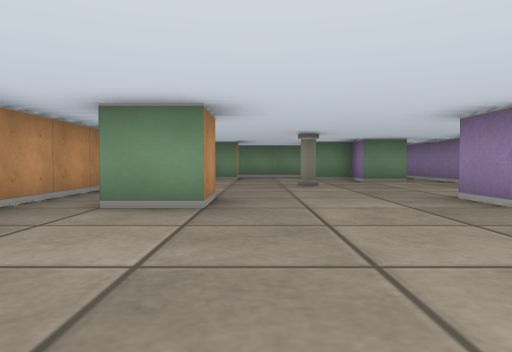
view 1 (above)

16 first-person views from a walk through a cub3D level. The camera is about half as high as the walls, tilts 2° down and sees 70° across. The floor is counted in squares. Each view is taken from the middle of a square. On the plan, view 1 faces up. The plan holds only what a view shows up to about 9 squares ahead; the rest is blank.

view 2
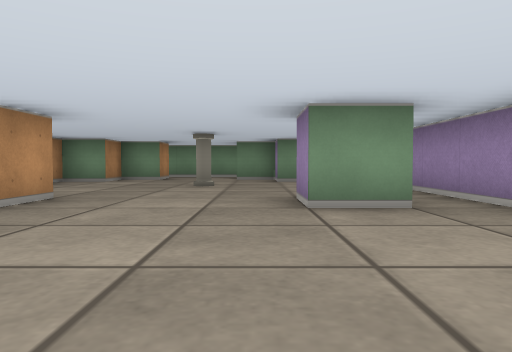

view 3
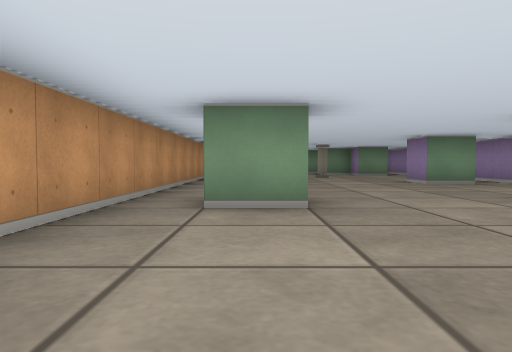

view 4
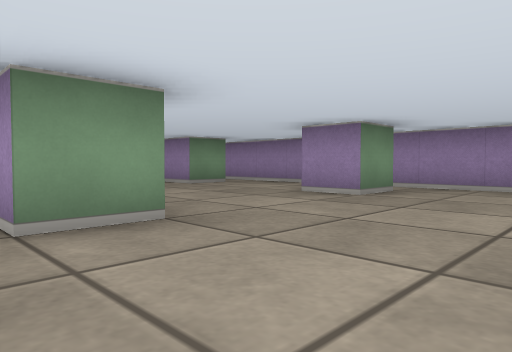

view 5
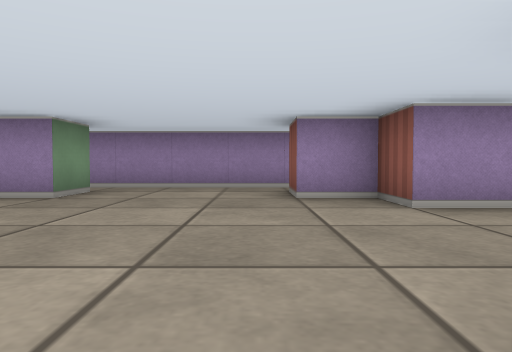

view 6
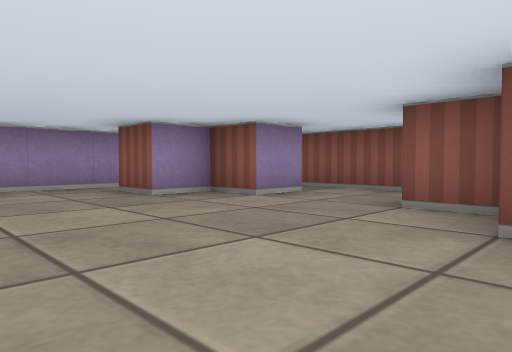

view 7
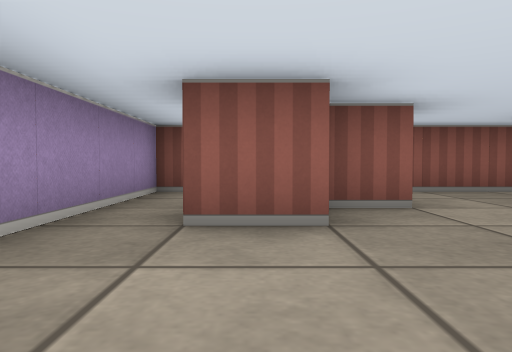

view 8
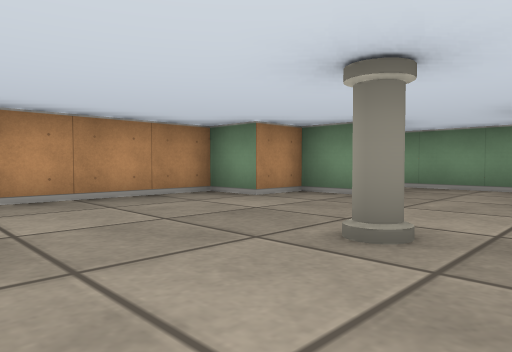

view 9
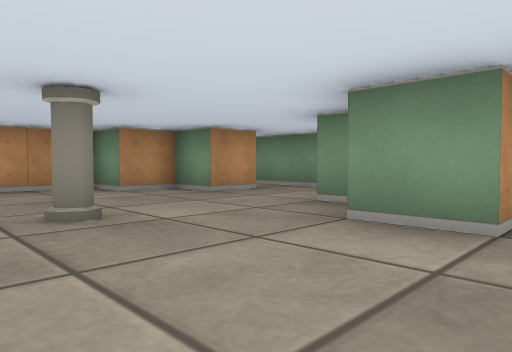

view 10
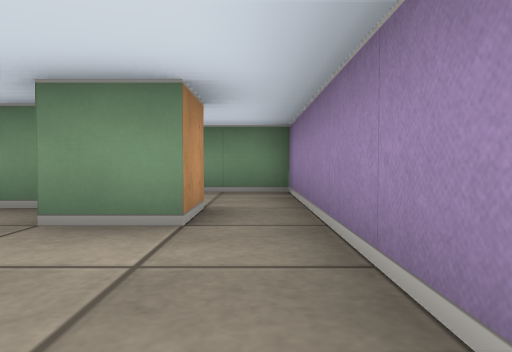

view 11
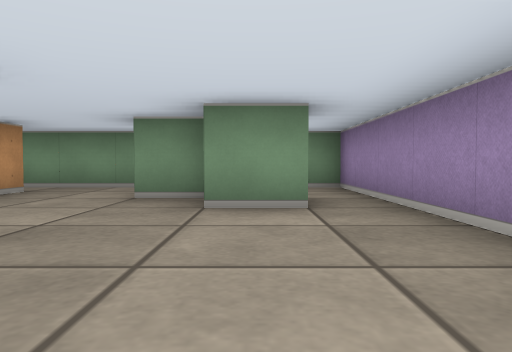

view 12
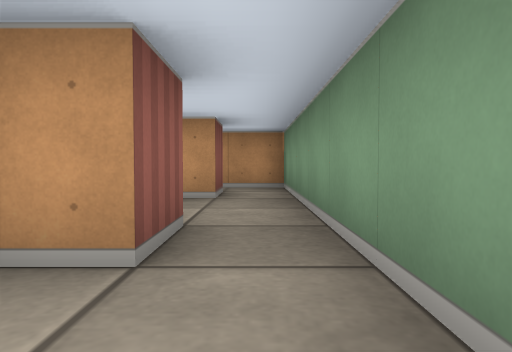

view 13
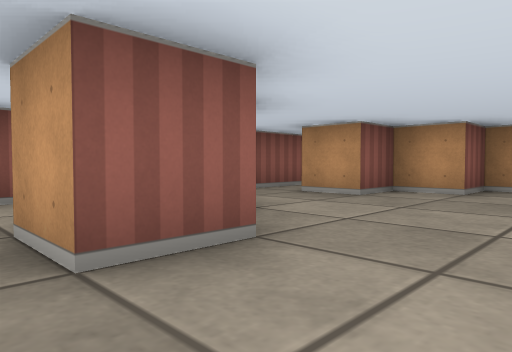

view 14
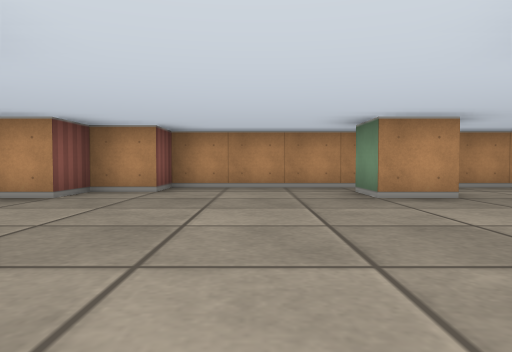

view 15
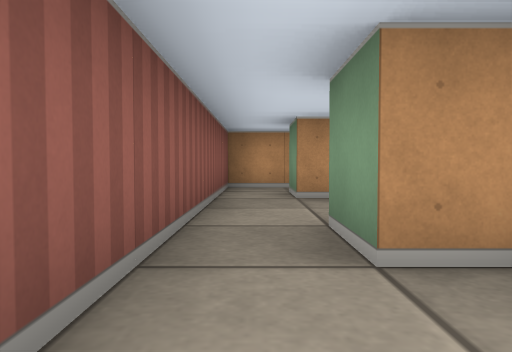

view 16
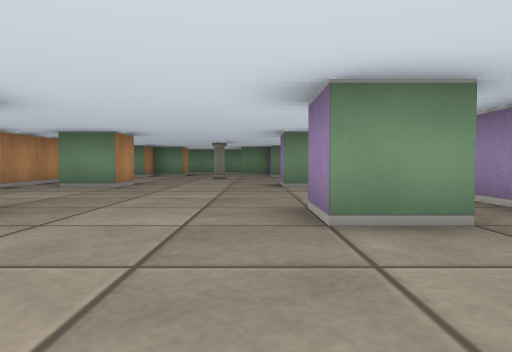

### Floor plan
Points are (right, up) in squares from view 1. A wall is a line through its corners. A room is listed if a view was taken in it or the views show most of it. See-through windows are left out.
Room 1 (views 1, 2, 3, 4, 5, 6, 7, 8, 9, 10, 11, 13, 14, 16)
walls: (-0.5, 0.6) (-0.5, -0.5) (-1.5, -0.5) (-1.5, -0.1); (-0.5, 4.5) (-0.5, 3.5) (-1.5, 3.5); (3.6, 3.5) (2.5, 3.5) (2.5, 4.5); (3.6, -0.5) (2.5, -0.5) (2.5, 0.5); (3.5, 8.5) (2.5, 8.5) (2.5, 9); (4.5, -4.5) (4.5, 8.5); (1.5, -5.5) (1.5, -4.5) (2.5, -4.5) (2.5, -3.5) (3.5, -3.5) (3.5, -4.5); (2.4, 9.5) (1.5, 9.5); (-2.5, -5.4) (-2.5, -6.5) (1.5, -6.5); (-1.5, 10.5) (-0.5, 10.5) (-0.5, 9.5) (-1.5, 9.5) (-1.5, 8.5) (-2.5, 8.5) (-2.5, -3.5) (-1.5, -3.5) (-1.5, -4.5) (-0.5, -4.5) (-0.5, -5.5) (-1.4, -5.5); (1.5, 11.5) (-2.5, 11.5) (-2.5, 10.4)
ways out: opening at (3, 10) to room 2; opening at (3, -5.5) to room 3
objects: pillar (1, 7)
Room 2 (view 12)
walls: (3.5, 9.5) (3.5, 8.5); (1.5, 10.5) (2.5, 10.5) (2.5, 9.9); (4.5, 8.5) (4.5, 11.5) (1.5, 11.5)
ways out: opening at (3, 10) to room 1
Room 3 (view 15)
walls: (2.5, -4.9) (2.5, -5.5) (1.5, -5.5); (1.5, -6.5) (4.5, -6.5) (4.5, -4.5)
ways out: opening at (3, -5.5) to room 1

Where each view was taken, in squares from view 1:
view 1: 0 up, 0 right, facing up
view 2: 0 up, 2 right, facing up
view 3: 4 down, 1 left, facing up
view 4: 3 down, 2 left, facing up-right
view 5: 3 down, 2 left, facing right
view 6: 1 down, 2 left, facing down-right
view 7: 1 down, 3 right, facing down
view 8: 5 up, 2 right, facing up-left
view 9: 6 up, 4 right, facing up-left
view 10: 6 up, 4 right, facing up
view 11: 5 up, 3 right, facing up
view 12: 11 up, 4 right, facing left
view 13: 2 down, 4 right, facing down-left
view 14: 2 down, 4 right, facing left
view 15: 6 down, 4 right, facing left
view 16: 3 down, 2 right, facing up
